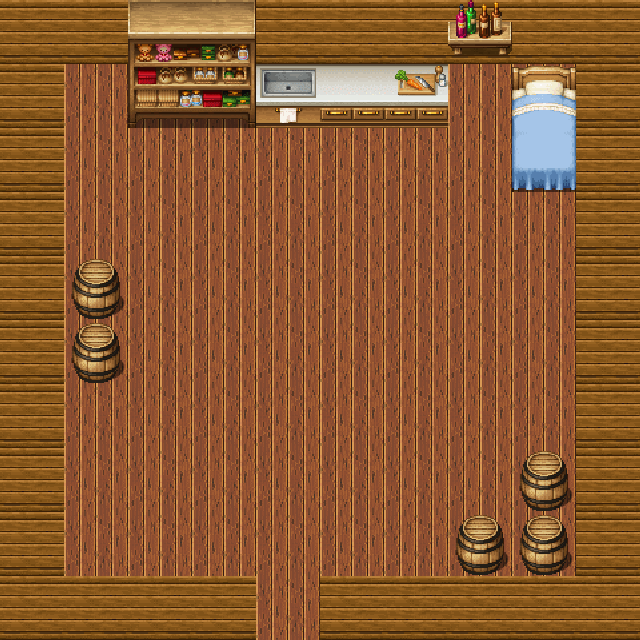

Rendered tile map (Tiled .tmx) drawn with the repository's tilesets; below, a short description and the full map source, tile grids included:
An orthogonal 10x10 tile map with 64x64 px tiles, 3 tile layers (WATER_, GROUND_, OBJECTS_WORLD), 3 tilesets and 13 objects (12x wall, door_island).

<map version="1.9" tiledversion="1.9.2" orientation="orthogonal" renderorder="right-down" width="10" height="10" tilewidth="64" tileheight="64" infinite="0" nextlayerid="12" nextobjectid="60">
 <tileset firstgid="1" source="../tile_sets/inside_tileset.tsx" />
 <tileset firstgid="193" source="../tile_sets/inside_tileset0.tsx" />
 <tileset firstgid="321" source="../tile_sets/inside_tileset1.tsx" />
 <layer id="3" name="WATER_" width="10" height="10">
  <data encoding="csv">
0,0,0,0,0,0,0,0,0,0,
0,0,0,0,0,0,0,0,0,0,
0,0,0,0,0,0,0,0,0,0,
0,0,0,0,0,0,0,0,0,0,
0,0,0,0,0,0,0,0,0,0,
0,0,0,0,0,0,0,0,0,0,
0,0,0,0,0,0,0,0,0,0,
0,0,0,0,0,0,0,0,0,0,
0,0,0,0,0,0,0,0,0,0,
0,0,0,0,0,0,0,0,0,0
</data>
 </layer>
 <layer id="4" name="GROUND_" width="10" height="10">
  <data encoding="csv">
219,219,219,219,219,219,219,219,219,219,
219,1,1,1,1,1,1,1,1,219,
219,1,1,1,1,1,1,1,1,219,
219,1,1,1,1,1,1,1,1,219,
219,1,1,1,1,1,1,1,1,219,
219,1,1,1,1,1,1,1,1,219,
219,1,1,1,1,1,1,1,1,219,
219,1,1,1,1,1,1,1,1,219,
219,1,1,1,1,1,1,1,1,219,
219,219,219,219,1,219,219,219,219,219
</data>
 </layer>
 <layer id="5" name="OBJECTS_WORLD" width="10" height="10">
  <data encoding="csv">
0,0,379,380,0,0,0,458,0,0,
0,0,395,396,474,475,476,0,409,0,
0,0,0,0,0,0,0,0,425,0,
0,0,0,0,0,0,0,0,0,0,
0,493,0,0,0,0,0,0,0,0,
0,493,0,0,0,0,0,0,0,0,
0,0,0,0,0,0,0,0,0,0,
0,0,0,0,0,0,0,0,493,0,
0,0,0,0,0,0,0,493,493,0,
0,0,0,0,0,0,0,0,0,0
</data>
 </layer>
 <objectgroup id="7" name="PLAYER_" />
 <objectgroup id="8" name="COLLISIONS_">
  <object id="44" name="wall" x="513.165" y="63.8144" width="62.7169" height="129.555" />
  <object id="45" name="wall" x="127.959" y="59.2625" width="128.72" height="49.8961" />
  <object id="50" name="wall" x="519.642" y="447.222" width="56.7169" height="129.555" />
  <object id="51" name="wall" x="451.642" y="518.222" width="56.7169" height="59.555" />
  <object id="52" name="wall" x="62.6415" y="260.222" width="56.7169" height="121.555" />
  <object id="53" name="wall" x="47.6415" y="61.2225" width="16.7169" height="576.555" />
  <object id="54" name="wall" x="64.6415" y="575.722" width="176.717" height="28.555" />
  <object id="55" name="wall" x="342.642" y="578.722" width="116.717" height="28.555" />
  <object id="56" name="wall" x="577.642" y="192.722" width="16.7169" height="258.555" />
  <object id="57" name="wall" x="258.642" y="26.2225" width="254.717" height="38.555" />
  <object id="58" name="wall" x="259.64" y="65.052" width="187.72" height="24.8961" />
  <object id="59" name="wall" x="63.64" y="9.05195" width="62.72" height="49.8961" />
 </objectgroup>
 <objectgroup id="9" name="NPC_" />
 <objectgroup id="10" name="SIGNS_" />
 <objectgroup id="11" name="DOORS_FI">
  <object id="49" name="door_island" x="252.5" y="587" width="71" height="18" />
 </objectgroup>
</map>